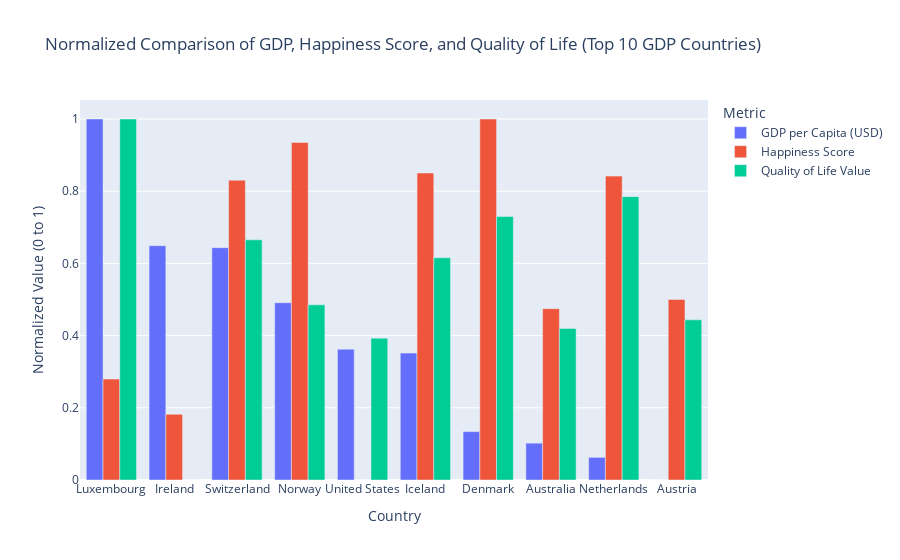

Notebook source saved alongside this figure:
### Code cell
# A bar chart using plotly to compare GDP, happiness, and quality of life for the top 10 GDP countries
# Normalized so the 3 metrics can be on the same graph

import pandas as pd
import plotly.express as px
from sklearn.preprocessing import MinMaxScaler

# Top 10 countries by GDP
top10_gdp = merged_df.nlargest(10, 'GDP per Capita (USD)').copy()

# Normalizing the values
scaler = MinMaxScaler()
top10_gdp[['GDP per Capita (USD)', 'Happiness Score', 'Quality of Life Value']] = scaler.fit_transform(top10_gdp[['GDP per Capita (USD)', 'Happiness Score', 'Quality of Life Value']])

# Melting the DataFrame into long format
normalized_grouped_df = pd.melt(top10_gdp, id_vars='Country', value_vars=['GDP per Capita (USD)', 'Happiness Score', 'Quality of Life Value'],var_name='Metric', value_name='Normalized Value')

# Using Plotly to create grouped bar chart
fig = px.bar(normalized_grouped_df, x='Country', y='Normalized Value', color='Metric', barmode='group',title='Normalized Comparison of GDP, Happiness Score, and Quality of Life (Top 10 GDP Countries)',
             labels={'Normalized Value': 'Normalized Value (0 to 1)'}, height=500)

fig.show()

### Figure 1 — Plotly figure (JSON) as saved in the notebook; plotly's stock layout.template omitted (floating-point values rounded to 4 significant figures)
{"data": [{"alignmentgroup": "True", "hovertemplate": "Metric=GDP per Capita (USD)<br>Country=%{x}<br>Normalized Value (0 to 1)=%{y}<extra></extra>", "legendgroup": "GDP per Capita (USD)", "marker": {"color": "#636efa", "pattern": {"shape": ""}}, "name": "GDP per Capita (USD)", "offsetgroup": "GDP per Capita (USD)", "orientation": "v", "showlegend": true, "textposition": "auto", "type": "bar", "x": ["Luxembourg", "Ireland", "Switzerland", "Norway", "United States", "Iceland", "Denmark", "Australia", "Netherlands", "Austria"], "xaxis": "x", "y": [1, 0.649, 0.6436, 0.4911, 0.3624, 0.3516, 0.1341, 0.1021, 0.06271, 0], "yaxis": "y"}, {"alignmentgroup": "True", "hovertemplate": "Metric=Happiness Score<br>Country=%{x}<br>Normalized Value (0 to 1)=%{y}<extra></extra>", "legendgroup": "Happiness Score", "marker": {"color": "#EF553B", "pattern": {"shape": ""}}, "name": "Happiness Score", "offsetgroup": "Happiness Score", "orientation": "v", "showlegend": true, "textposition": "auto", "type": "bar", "x": ["Luxembourg", "Ireland", "Switzerland", "Norway", "United States", "Iceland", "Denmark", "Australia", "Netherlands", "Austria"], "xaxis": "x", "y": [0.2797, 0.1822, 0.8305, 0.935, 0, 0.8503, 1, 0.4746, 0.8418, 0.5], "yaxis": "y"}, {"alignmentgroup": "True", "hovertemplate": "Metric=Quality of Life Value<br>Country=%{x}<br>Normalized Value (0 to 1)=%{y}<extra></extra>", "legendgroup": "Quality of Life Value", "marker": {"color": "#00cc96", "pattern": {"shape": ""}}, "name": "Quality of Life Value", "offsetgroup": "Quality of Life Value", "orientation": "v", "showlegend": true, "textposition": "auto", "type": "bar", "x": ["Luxembourg", "Ireland", "Switzerland", "Norway", "United States", "Iceland", "Denmark", "Australia", "Netherlands", "Austria"], "xaxis": "x", "y": [1, 0, 0.6652, 0.4852, 0.393, 0.6156, 0.7297, 0.4197, 0.7849, 0.4436], "yaxis": "y"}], "layout": {"autosize": true, "barmode": "group", "legend": {"title": {"text": "Metric"}, "tracegroupgap": 0}, "title": {"text": "Normalized Comparison of GDP, Happiness Score, and Quality of Life (Top 10 GDP Countries)"}, "xaxis": {"anchor": "y", "autorange": true, "domain": [0, 1], "range": [-0.5, 9.5], "title": {"text": "Country"}, "type": "category"}, "yaxis": {"anchor": "x", "autorange": true, "domain": [0, 1], "range": [0, 1.053], "title": {"text": "Normalized Value (0 to 1)"}, "type": "linear"}}}
